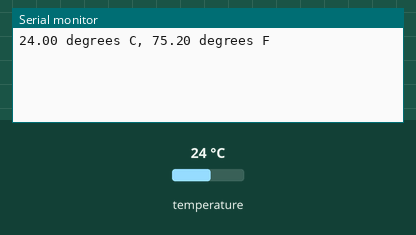
This sketch was run on a simulated Arduino Uno, built with avr-gcc and run on an emulated ATmega328P. On the bench: the last lines printed to the serial monitor. The inputs (shaded band) are chosen by the test bench; at power-on: temperature 24 °C.

Above: at 2.2 s.
2.3 s: temperature set to 12 °C
At 3.0 s:
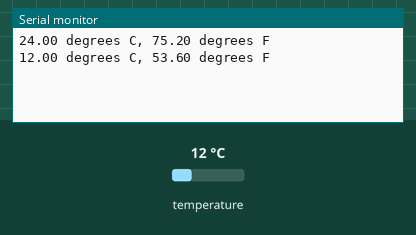
3.8 s: temperature set to 19 °C
At 4.7 s:
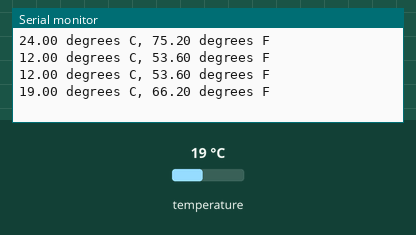
Timing chart, 0 to 6.8 s (numbered marks = the images above; inputs shaded):
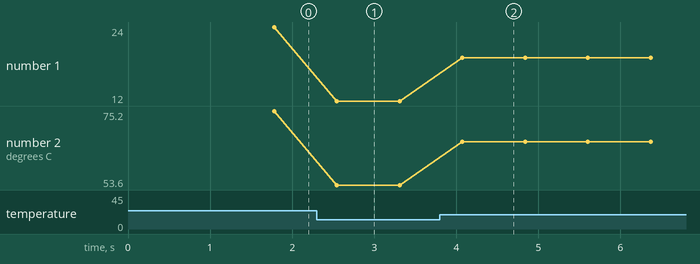

Measured:
- after the input at 2.3 s, the serial monitor: prints a new line after 0.24 s (image 1)
- after the input at 3.8 s, the serial monitor: prints a new line after 0.28 s (image 2)
- plotted number 1: 24 → 12 after the input at 2.3 s, 12 → 19 after the input at 3.8 s
- plotted number 2: 75.2 → 53.6 after the input at 2.3 s, 53.6 → 66.2 after the input at 3.8 s

The sketch:

test2.ino
```cpp
#include <OneWire.h>
#include <DallasTemperature.h>

//the pin you connect the ds18b20 to
#define DS18B20 2

OneWire ourWire(DS18B20);
DallasTemperature sensors(&ourWire);

void setup()
{
Serial.begin(9600);
delay(1000);
//start reading
sensors.begin();
}

void loop()
{
//read temperature and output via serial
sensors.requestTemperatures();
double c = sensors.getTempCByIndex(0);
Serial.print(c);
Serial.print(" degrees C, ");
Serial.print(Celcius2Fahrenheit(c));
Serial.println(" degrees F");
}

double Celcius2Fahrenheit(double celsius)
{
  return 1.8 * celsius + 32;
}
```
